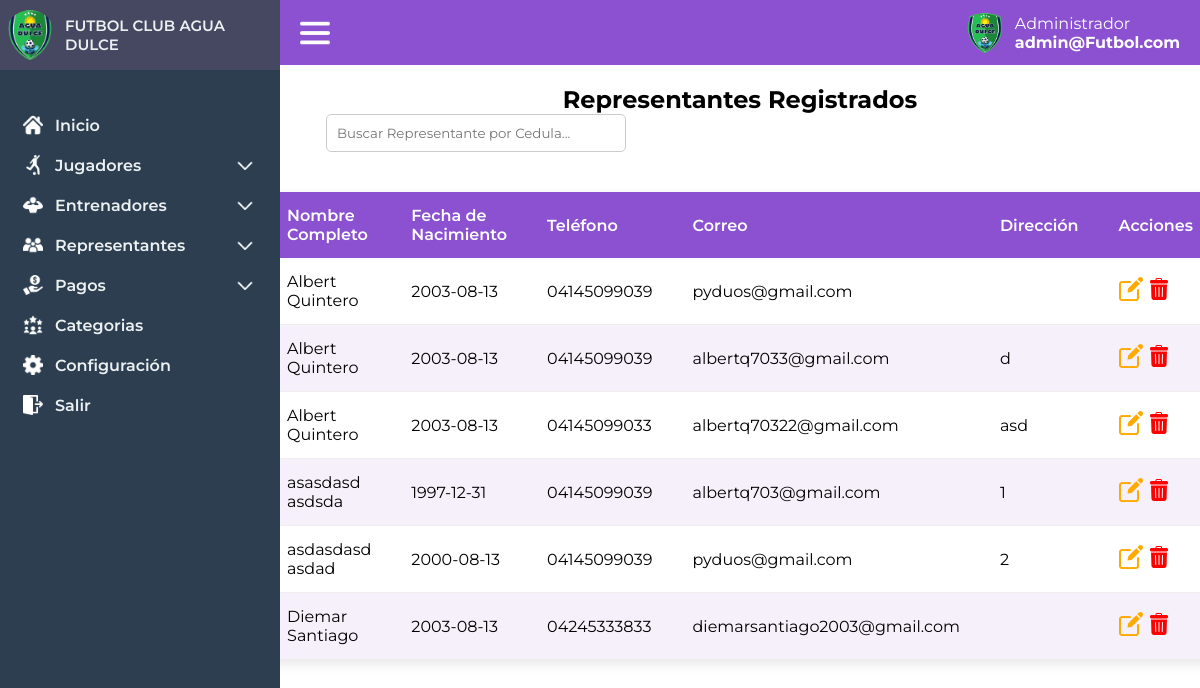
The app's page /administrador/representantes_lista (signed in), older data.
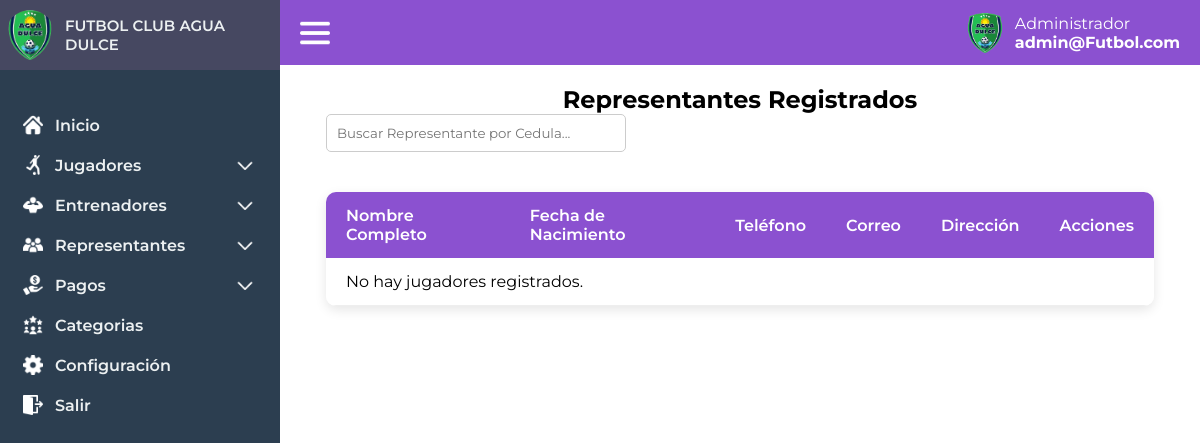
The same page, newer data.
### tables this page shows
CREATE TABLE `representantes` (
  `id` int(11) NOT NULL,
  `nombre_completo` varchar(100) NOT NULL,
  `fecha_nacimiento` date NOT NULL,
  `cedula` varchar(20) NOT NULL,
  `telefono` varchar(20) DEFAULT NULL,
  `correo` varchar(100) DEFAULT NULL,
  `direccion` text DEFAULT NULL,
  `foto` varchar(255) NOT NULL,
  `id_usuario` int(11) DEFAULT NULL,
  `passwordp` varchar(255) NOT NULL
);

### controlador/vistas.php (called while the page is built, shortened)
<?php
class vistas
{
    function vistan($vista){
        require "vistas/".$vista.".php";
    }
}
?>

### controlador/administrador.php (called while the page is built, shortened)
<?php
require_once "modelo/adminmodel.php";
class administrador extends vistas{
        public function representantes_lista(){
            $this->jugadores = adminModel::getAllRepresentatives();
            $this->vistan('administrador/representative_list');
        }
}
?>

### modelo/database.php (called while the page is built, shortened)
<?php
    class Database
    {
        public static function getDatabase(){
            try {
                $db = new PDO("mysql:host=localhost;dbname=futbolclub", "root", "");
                return $db;
            } catch (Exception $e) {
                return false;
            }
        }
    }
    ?>

### modelo/adminmodel.php (called while the page is built, shortened)
<?php
    require_once "database.php";
    class adminModel extends Database
    {
    public static function getAllRepresentatives() {
        try {
            $stmt = Database::getDatabase()->prepare("SELECT * FROM representantes ORDER BY nombre_completo");
            $stmt->execute();
            return $stmt->fetchAll(PDO::FETCH_ASSOC);
        } catch (PDOException $e) {
            return [];
        }
    }
}
?>

### vistas/administrador/representative_list.php (the view, shortened to what this page needs)
<!DOCTYPE html>
<html lang="es">
<head>
    <link rel="stylesheet" href="/FutbolClub/assets/css/index.css">
    <link rel="stylesheet" href="/FutbolClub/assets/css/players.css">
    <link rel="stylesheet" href="/FutbolClub/assets/css/toastr.min.css">
</head>
<body>
     <?php include("vistas/layout/header.php") ?>
    <main class="index-main" id="index-main">
    <?php include('vistas/layout/session.php'); ?>
        <div class="playerlist-container">
            <h2>Representantes Registrados</h2>
            <div class="playerlist-actions">
                <input type="text" id="search-player" placeholder="Buscar Representante por Cedula..." onkeyup="filtrarTabla()">
            </div>
            <table class="player-table" id="player-table">
                <thead>
                    <tr>
                        <th>Nombre Completo</th>
                        <th>Fecha de Nacimiento</th>
                        <th>Teléfono</th>
                        <th>Correo</th>
                        <th>Dirección</th>
                        <th>Acciones</th>
                    </tr>
                </thead>
                <tbody id="player-list">
                    <?php
        if (empty($this->jugadores)) {
            echo '<tr><td colspan="6">No hay jugadores registrados.</td></tr>';
        } else {
            foreach ($this->jugadores as $jugador) {
                echo '<tr>';
                echo '<td>' . htmlspecialchars($jugador['nombre_completo']) . '</td>';
                echo '<td>' . htmlspecialchars($jugador['fecha_nacimiento']) . '</td>';
                echo '<td>' . htmlspecialchars($jugador['telefono']) . '</td>';
                echo '<td>' . htmlspecialchars($jugador['correo']) . '</td>';
                echo '<td>' . htmlspecialchars($jugador['direccion']) . '</td>';
                echo '<td>
                        <a class="edit-representative" data-id="' . htmlspecialchars($jugador['id']) . '"><img src="/FutbolClub/assets/img/editar.png" alt=""></a>
                        <a class="delete-representative" data-id="' . htmlspecialchars($jugador['cedula']) . '" data-name="' . htmlspecialchars($jugador['nombre_completo']) . '"><img src="/FutbolClub/assets/img/papelera.png" alt=""></a>
                      </td>';
                echo '</tr>';
            }
        }
        ?>
                </tbody>
            </table>
        </div>
    </main>
</body>
</html>

### index.php (shortened to what this page needs)
<?php
$url = $_GET['url'] ?? 'login';
$partes= explode('/', trim($url));
$controlador = $partes[0] ?? 'login';
$controlador = strtolower($controlador);
 $controlller="controlador/".$controlador.".php";
if(file_exists($controlller)){
    require_once "modelo/database.php";
    require_once "controlador/vistas.php";
    $cont= new $controlador;
    if(isset($partes[1]) && !empty($partes[1])){
        if (method_exists($cont,$partes[1])) {
            $cont->{$partes[1]}();
        }else{
            $cont->load();
        }
    }else{
        $cont->load();
    }
}else{
    require_once("vistas/404.php");
    exit();
}

### vistas/layout/header.php (shortened to what this page needs)
<div class="barralateral" id="barralateral">
        <div class="logo">
            <img src="/FutbolClub/assets/img/club-brand.png" alt="Logo del Futbol Club">
            <span>FUTBOL CLUB AGUA DULCE</span>
        </div>
        <div class="menu">
            <ul class="menu-items">
                <li class="menu-static">
                    <a href="/FutbolClub/administrador" class="menu-link">
                        <img src="/FutbolClub/assets/img/home-icon.png" alt="Inicio">
                        <span>Inicio</span>
                    </a>
                </li>
                <li class="menu-dropdown" id="menu-dropdown">
                    <a href="#" class="menu-link">
                        <img src="/FutbolClub/assets/img/player.png" alt="Inicio">
                        <span>Jugadores</span>
                        <img src="/FutbolClub/assets/img/arrow.png" alt="Inicio">
                    </a>
                </li>
                <li class="menu-dropdown" id="menu-dropdown">
                    <a href="#" class="menu-link">
                        <img src="/FutbolClub/assets/img/trainer.png" alt="Inicio">
                        <span>Entrenadores</span>
                        <img src="/FutbolClub/assets/img/arrow.png" alt="Inicio">
                    </a>
                </li>
                <li class="menu-dropdown" id="menu-dropdown">
                    <a href="#" class="menu-link">
                        <img src="/FutbolClub/assets/img/padres.png" alt="Inicio">
                        <span>Representantes</span>
                        <img src="/FutbolClub/assets/img/arrow.png" alt="Inicio">
                    </a>
                </li>
                <li class="menu-dropdown" id="menu-dropdown">
                    <a href="#" class="menu-link">
                        <img src="/FutbolClub/assets/img/pagos.png" alt="Inicio">
                        <span>Pagos</span>
                        <img src="/FutbolClub/assets/img/arrow.png" alt="Inicio">
                    </a>
                </li>
                <li class="menu-static">
                    <a href="/FutbolClub/administrador/categorias" class="menu-link">
                        <img src="/FutbolClub/assets/img/equipo.png" alt="Inicio">
                        <span>Categorias</span>
                    </a>
                </li>
                <li class="menu-static">
                    <a href="#" class="menu-link">
                        <img src="/FutbolClub/assets/img/config.png" alt="Inicio">
                        <span>Configuración</span>
                    </a>
                </li>
                <li class="menu-static">
                    <a href="/FutbolClub/administrador/salir" class="menu-link">
                        <img src="/FutbolClub/assets/img/logout.png" alt="Inicio">
                        <span>Salir</span>
                    </a>
                </li>
            </ul>
        </div>
    </div>

### vistas/layout/session.php
<header class="header-main">
    <img src="/FutbolClub/assets/img/menu.png" alt="" srcset="" id="btn-menu">
    <div class="profile-admin">
        <img src="/FutbolClub/assets/img/club-brand.png" alt="">
        <div class="profile-data">
            <span>Administrador</span>
            <span>admin@Futbol.com</span>
        </div>
    </div>
</header>

### assets/css/index.css (style rules this page uses)
* { box-sizing: border-box; margin: 0; padding: 0; font-family: "Montserrat", sans-serif; }
:root { --color-bg-dark:#2c3e50 ; --color-bg-dark2:#464861 ; }
.barralateral { position: fixed; top: 0; left: 0; width: 280px; height: 100%; background-color: var(--color-bg-dark); color: white; display: flex; flex-direction: column; transition: left 0.3s ease-in-out; }
.logo { display: flex; background: var(--color-bg-dark2); align-items: center; width: 100%; height: 70px; margin-bottom: 2rem; text-align: left; padding: 5px; }
.logo span { font-size: 15px; font-weight:600; margin-left: 10px; color: #ecf0f1; }
.logo img { width: 50px; height: 50px; border-radius: 50%; }
.menu { width: 100%; padding: 3px; }
.menu-items { list-style: none; padding: 0; }
.menu-link { display: flex; text-decoration: none; align-items: center; padding: 10px 20px; border-radius: 10px; color: white; }
.menu-link img { width: 20px; height: 20px; margin-right: 2px; }
.menu-link span { margin-left: 10px; color: #ecf0f1; font-size: 16px; font-weight: 600; }
.menu-link img:last-child { margin-left: auto; transition: transform 0.3s ease-in-out; }
.header-main { background:#8b51d0; height: 65px; padding: 20px; display: flex; align-items: center; justify-content: space-between; }
.header-main img { width: 30px; cursor: pointer; }
.index-main { margin-left: 280px; transition: margin-left 0.3s ease-in-out; }
.profile-admin { display: flex; align-items: center; gap: 10px; }
.profile-admin img { width: 40px; }
.profile-data { display: flex; flex-direction: column; color: white; }
.profile-data span:last-child { font-weight: bold; }

### assets/css/players.css (style rules this page uses)
.playerlist-container { display: flex; flex-direction: column; align-items: center; margin-top: 20px; }
.player-table { width: 90%; border-collapse: separate; border-spacing: 0; margin-top: 20px; font-family: 'Segoe UI', Tahoma, Geneva, Verdana, sans-serif; box-shadow: 0 4px 12px rgba(0,0,0,0.1); border-radius: 10px; overflow: hidden; }
.player-table th, .player-table td { padding: 14px 20px; text-align: left; }
.player-table th { background: #8b51d0; color: #fff; font-weight: 600; }
.player-table tr:nth-child(odd) { background: #ffffff; }
.player-table td { border-bottom: 1px solid #eee; }
.playerlist-actions { display: flex; justify-content: space-between; width: 90%; margin-bottom: 20px; }
.playerlist-actions input[type="text"] { padding: 10px; border: 1px solid #ccc; border-radius: 5px; width: 300px; }
.player-table tr:nth-child(even) { background: #f5f0fa; }

Row changes from the older to the newer data that the page shows:
removed representantes: nombre_completo "Albert Quintero", fecha_nacimiento "2003-08-13", telefono "04145099039", correo "pyduos@gmail.com"
removed representantes: nombre_completo "Albert Quintero", fecha_nacimiento "2003-08-13", telefono "04145099039", correo "albertq7033@gmail.com", direccion "d"
removed representantes: nombre_completo "Albert Quintero", fecha_nacimiento "2003-08-13", telefono "04145099033", correo "albertq70322@gmail.com", direccion "asd"
removed representantes: nombre_completo "asasdasd asdsda", fecha_nacimiento "1997-12-31", telefono "04145099039", correo "albertq703@gmail.com", direccion "1"
removed representantes: nombre_completo "asdasdasd asdad", fecha_nacimiento "2000-08-13", telefono "04145099039", correo "pyduos@gmail.com", direccion "2"
removed representantes: nombre_completo "Diemar Santiago", fecha_nacimiento "2003-08-13", telefono "04245333833", correo "diemarsantiago2003@gmail.com"
Text that changed along with them:
text now shown: "No hay jugadores registrados."
